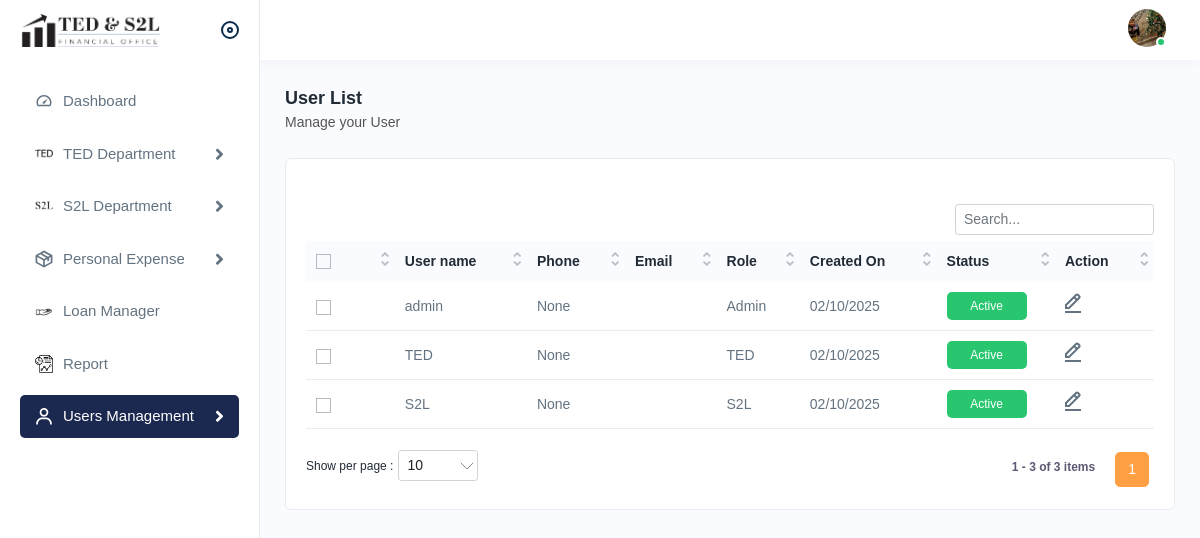
Page /users/ (signed in) on the committed database.
### account/models.py (models this page shows, shortened)
class User(AbstractUser):
    CHOICES_USER_TYPE = (
        ('admin', 'Admin'),
        ('ted', 'TED'),
        ('s2l', 'S2L'),
    )
    balance = models.DecimalField(max_digits=200, decimal_places=2, default=0)
    loan_balance = models.DecimalField(max_digits=200, decimal_places=2, default=0)
    user_type = models.CharField(max_length=50, choices=CHOICES_USER_TYPE, default='ted')
    mobile = models.CharField(max_length=20, blank=True, null=True)
    profile_picture = models.ImageField(upload_to='profile_pictures/', blank=True, null=True)

### account/views.py (the view)
# urls.py: path('users/', views.user_list, name='user_list'),
@login_required
def user_list(request):
    if request.user.user_type != 'admin':
        return HttpResponseForbidden("You are not allowed to view this page.")
    users = User.objects.all()
    return render(request, 'userlists.html', {'users': users})

### expense/context_processors.py (called while the page is built)
def base_template(request):
    template = 'base.html'
    if request.user.is_authenticated:
        if request.user.user_type == 'admin':
            template = 'base.html'
        elif request.user.user_type in ['ted', 's2l']:
            template = 'department_base.html'
    return {'base_template': template}

### templates/userlists.html (shortened to what this page needs)
{% extends 'base.html' %}
{% load static %}
{% block content %}
<div class="page-header">
  <div class="page-title">
    <h4>User List</h4>
    <h6>Manage your User</h6>
  </div>
</div>
<div class="card">
  <div class="card-body">
    <div class="table-responsive">
      <table class="table datanew">
        <thead>
          <tr>
            <th>
              <label class="checkboxs">
                <span class="checkmarks"></span>
              </label>
            </th>
            <th>User name</th>
            <th>Phone</th>
            <th>Email</th>
            <th>Role</th>
            <th>Created On</th>
            <th>Status</th>
            <th>Action</th>
          </tr>
        </thead>
        <tbody>
          {% for user in users %}
          <tr>
            <td>
              <label class="checkboxs">
                <span class="checkmarks"></span>
              </label>
            </td>
            <td>{{ user.username }}</td>
            <td>{{ user.mobile }}</td>
            <td>
            </td>
            <td>{{ user.get_user_type_display }}</td>
            <td>{{ user.date_joined|date:"m/d/Y" }}</td>
            <td>
              {% if user.is_active %}
              <span class="bg-lightgreen badges">Active</span>
              {% else %}
              <span class="bg-lightred badges">Restricted</span>
              {% endif %}
            </td>
            <td>
              <a class="me-3" href="{% url 'user_update' user.pk %}">
                <img src="{% static 'assets/img/icons/edit.svg' %}" alt="Edit">
              </a>
            </td>
          </tr>
          {% empty %}
          <tr>
            <td colspan="8">No users found.</td>
          </tr>
          {% endfor %}
        </tbody>
      </table>
    </div>
  </div>
</div>
{% endblock %}

### templates/base.html (shortened to what this page needs)
{% load static %}
<!DOCTYPE html>
<html lang="en">
<head>
    <link rel="stylesheet" href="{% static 'assets/css/bootstrap.min.css' %}" />
    <link rel="stylesheet" href="{% static 'assets/css/animate.css' %}" />
    <link rel="stylesheet" href="{% static 'assets/plugins/select2/css/select2.min.css' %}" />
    <link rel="stylesheet" href="{% static 'assets/css/dataTables.bootstrap4.min.css' %}" />
    <link rel="stylesheet" href="{% static 'assets/plugins/fontawesome/css/fontawesome.min.css' %}" />
    <link rel="stylesheet" href="{% static 'assets/plugins/fontawesome/css/all.min.css' %}" />
    <link rel="stylesheet" href="{% static 'assets/css/style.css' %}" />
</head>
<body>
    <div class="main-wrapper">
        <div class="header">
            <div class="header-left active">
                <a href="{% url 'dashboard' %}" class="logo">
                    <img src="{% static 'assets/img/logo_2.png' %}" alt="Logo">
                </a>
                <a id="toggle_btn" href="javascript:void(0);"></a>
            </div>
            <ul class="nav user-menu">
                <li class="nav-item dropdown has-arrow main-drop">
                    <a href="javascript:void(0);" class="dropdown-toggle nav-link userset" data-bs-toggle="dropdown">
                        <span class="user-img">
                            <img src="{% static 'assets/img/profiles/avator1.jpg' %}" alt="Profile">
                            <span class="status online"></span>
                        </span>
                    </a>
                </li>
            </ul>
        </div>
<div class="sidebar" id="sidebar">
    <div class="sidebar-inner slimscroll">
        <div id="sidebar-menu" class="sidebar-menu">
            <ul>
                <li class="{% if request.resolver_match.url_name == 'dashboard' %}active{% endif %}">
                    <a href="{% url 'dashboard' %}">
                        <img src="{% static 'assets/img/icons/dashboard.svg' %}" alt="Dashboard Icon">
                        <span> Dashboard</span>
                    </a>
                </li>
                <li class="submenu ">
                    <a href="javascript:void(0);">
                        <img src="{% static 'assets/img/icons/ted.png' %}" alt="TED Icon">
                        <span> TED Department</span>
                        <span class="menu-arrow"></span>
                    </a>
                </li>
                <li class="submenu ">
                    <a href="javascript:void(0);">
                        <img src="{% static 'assets/img/icons/s2l.png' %}" alt="S2L Icon">
                        <span> S2L Department</span>
                        <span class="menu-arrow"></span>
                    </a>
                </li>
                <li class="submenu {% if request.resolver_match.url_name in 'expense-list,expense-create,category-list,category-add,allocated_money' %}active{% endif %}">
                    <a href="javascript:void(0);">
                        <img src="{% static 'assets/img/icons/product.svg' %}" alt="Product Icon">
                        <span> Personal Expense</span>
                        <span class="menu-arrow"></span>
                    </a>
                </li>
                <li class="{% if request.resolver_match.url_name == 'loan_admin' %}active{% endif %}">
                    <a href="{% url 'loan_admin' %}">
                        <img src="{% static 'assets/img/loan_logo.webp' %}" alt="Loan Icon">
                        <span> Loan Manager </span>
                    </a>
                </li>
                <li class="{% if request.resolver_match.url_name == 'finance_report' %}active{% endif %}">
                    <a href="{% url 'finance_report' %}">
                        <img src="{% static 'assets/img/report.png' %}" alt="Loan Icon">
                        <span> Report </span>
                    </a>
                </li>
                <li class="submenu {% if request.resolver_match.url_name in 'user_create,user_list' %}active{% endif %}">
                    <a href="javascript:void(0);">
                        <img src="{% static 'assets/img/icons/users1.svg' %}" alt="Users Icon">
                        <span> Users Management</span>
                        <span class="menu-arrow"></span>
                    </a>
                </li>
            </ul>
        </div>
    </div>
</div>
        <div class="page-wrapper">
            <div class="content">
                {% block content %}{% endblock %}
            </div>
        </div>
    </div>
</body>
</html>

### rows in the picture
User: username "admin", mobile "None", user_type "Admin", date_joined "02/10/2025", is_active "Active"
User: username "TED", mobile "None", user_type "TED", date_joined "02/10/2025", is_active "Active"
User: username "S2L", mobile "None", user_type "S2L", date_joined "02/10/2025", is_active "Active"
